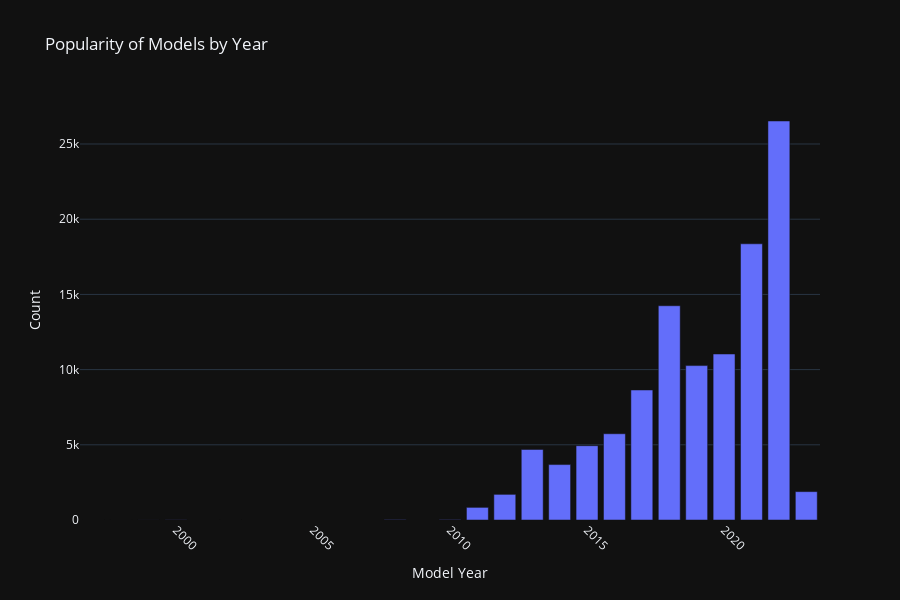

The cell this chart's notebook holds for it:
### Code cell
fig = px.bar(
    data_frame=Ev_popularity,
    x='Model Year', 
    y='count',
    title="Popularity of Models by Year",  
    labels={"Model Year": "Model Year", "count": "Count"},  #
    color_discrete_sequence=['#636EFA'], 
    template='plotly_dark', 
    hover_data={'Model Year': True, 'count': True},  # Hover data
    height=600  
)

# Add axis title and improve layout
fig.update_layout(
    xaxis_title="Model Year",  # X-axis title
    yaxis_title="Count",  # Y-axis title
    plot_bgcolor='rgba(0, 0, 0, 0)',  # Transparent background
    xaxis=dict(
        showgrid=False,  # Remove x-axis grid lines
        tickangle=45,  # Rotate the x-axis labels by 45 degrees for better visibility
        tickmode='array',  # Ensure all x-axis labels (years) are shown
    ),  
    yaxis=dict(showgrid=True, zeroline=False),  # Keep y-axis grid lines, but no zero line
    
)

### Figure 1 — Plotly figure (JSON) as saved in the notebook; plotly's stock layout.template omitted (floating-point values rounded to 4 significant figures)
{"data": [{"alignmentgroup": "True", "hovertemplate": "Model Year=%{x}<br>Count=%{y}<extra></extra>", "legendgroup": "", "marker": {"color": "#636EFA", "pattern": {"shape": ""}}, "name": "", "offsetgroup": "", "orientation": "v", "showlegend": false, "textposition": "auto", "type": "bar", "x": [2022, 2021, 2018, 2020, 2019, 2017, 2016, 2015, 2013, 2014, 2023, 2012, 2011, 2010, 2008, 2000, 1999, 2002, 1997, 1998], "xaxis": "x", "y": [26530, 18364, 14246, 11038, 10266, 8644, 5735, 4940, 4691, 3685, 1886, 1705, 840, 24, 23, 10, 3, 2, 1, 1], "yaxis": "y"}], "layout": {"barmode": "relative", "height": 600, "legend": {"tracegroupgap": 0}, "plot_bgcolor": "rgba(0, 0, 0, 0)", "title": {"text": "Popularity of Models by Year"}, "xaxis": {"anchor": "y", "domain": [0, 1], "showgrid": false, "tickangle": 45, "tickmode": "array", "title": {"text": "Model Year"}}, "yaxis": {"anchor": "x", "domain": [0, 1], "showgrid": true, "title": {"text": "Count"}, "zeroline": false}}}
